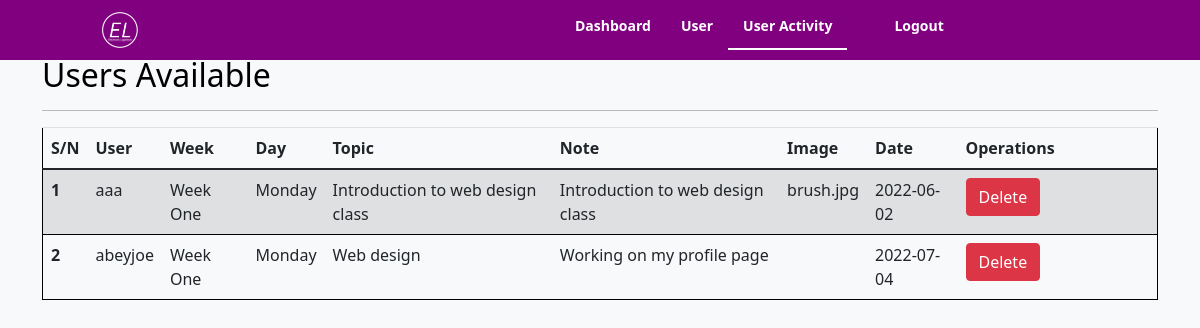
Page /Admin/useractivity.php (signed in) on the committed database.
### tables this page shows
CREATE TABLE `logbook` (
  `id` int(11) NOT NULL,
  `week` varchar(50) NOT NULL,
  `day` varchar(50) NOT NULL,
  `topic` varchar(255) NOT NULL,
  `note` varchar(2000) NOT NULL,
  `image` blob NOT NULL,
  `date` date NOT NULL,
  `user` varchar(255) NOT NULL
);

### Admin/useractivity.php (the view, shortened to what this page needs)
<?php
include '../logbook/connect.php';
?>
<!DOCTYPE html>
<html lang="en">
<head>
    <link rel="stylesheet" type="text/css" href="../style.css">
    <link rel="stylesheet" type="text/css" href="../stylelog.css">
    <link rel="stylesheet" type="text/css" href="https://stackpath.bootstrapcdn.com/bootstrap/4.1.3/css/bootstrap.min.css">
    <link href="https://cdn.jsdelivr.net/npm/bootstrap@5.1.3/dist/css/bootstrap.min.css" rel="stylesheet">
    <link href="../css/bootstrap.css" rel="stylesheet">
    <link rel="stylesheet" href="https://cdn.jsdelivr.net/npm/bootstrap-icons@1.3.0/font/bootstrap-icons.css"/>
</head>
<body class="bg-light">
    <div class="header">
		<div class="logo">
			<a href="#" style="cursor: auto;"><img src="../logo.png" /></a>
		</div>
		<div class="nav">
			<div class="link">
				<ul>
                <a href="adminhome.php"><li>Dashboard</li></a>
					<a href="user.php"><li>User</li></a>
					<a href="useractivity.php"><li class="home">User Activity</li></a>
				</ul>
			</div>
            <div>
                <ul>
					<a href="adminlogout.php"><li>Logout</li></a>
				</ul>
            </div>
		</div>
	</div>
    <center><h1>DISPLAY LOGBOOK</h1></center>
<div class="container">
    <h2>Users Available</h2><hr>
    <table class="table text-dark table-striped">
        <thead>
            <tr>
                <th scope="col">S/N</th>
                <th scope="col">User</th>
                <th scope="col">Week</th>
                <th scope="col">Day</th>
                <th scope="col">Topic</th>
                <th scope="col">Note</th>
                <th scope="col">Image</th>
                <th scope="col">Date</th>
                <th scope="col" class="operation-button-width">Operations</th>
            </tr>
        </thead>
        <tbody>
        <?php
        $count = 0;
        $sql="Select * from logbook";
        $result=mysqli_query($con,$sql);
        if($result){
            while($row=mysqli_fetch_assoc($result)){
                $id=$row['id'];
                $user=$row['user'];
                $week=$row['week'];
                $day=$row['day'];
                $topic=$row['topic'];
                $note=$row['note'];
                $image=$row['image'];
                $date=$row['date'];
                $count++;
                echo '<tr>
                <th scope="row">'.$count.'</th>
                <td>'.$user.'</td>
                <td>'.$week.'</td>
                <td>'.$day.'</td>
                <td>'.$topic.'</td>
                <td>'.$note.'</td>
                <td>'.$image.'</td>
                <td>'.$date.'</td>
                <td>
                <a href="delete.php?deleteid='.$id.'" class="text-light"><button class="btn btn-danger">Delete</button></a>
                </td>
                </tr>';
                }
            }
        ?>
        </tbody>
    </table>
</div>
</body>
</html>

### style.css (style rules this page uses)
body { background-color: #add8e6 !important; }
.container { background-color: ; }
a { color: #fff !important; margin-top: -200px; }
h1 { color: black !important; text-align: center; text-transform: uppercase; }
table { color: black; border: 1px solid black !important; }
.header { width: 100%; height: auto; background-color: purple; position: fixed; top: 0; }
.logo { float: left; }
img { height: 40px; width: 40px; margin: 10px; margin-left: 100px; }
.nav { float: right; width: 70%; min-width: 600px; }
.link { background-color: none; color: white; float: left; margin-left: 20%; }
li { font-size: 14px; display: inline-block; float: left; color: white; font-weight: bold; padding: 15px; padding-bottom: 12px; }
li.home { border-bottom: 2px solid white; }
.operation-button-width { width: 200px; }
a { text-decoration: none; }

### logbook/stylelog.css (style rules this page uses)
body { background-color: #fff !important; color: black !important; }
h1 { color: black !important; }

### rows in the picture
logbook: user "aaa", week "Week One", day "Monday", topic "Introduction to web design class", note "Introduction to web design class", image "brush.jpg", date "2022-06-02"
logbook: user "abeyjoe", week "Week One", day "Monday", topic "Web design", note "Working on my profile page", date "2022-07-04"
